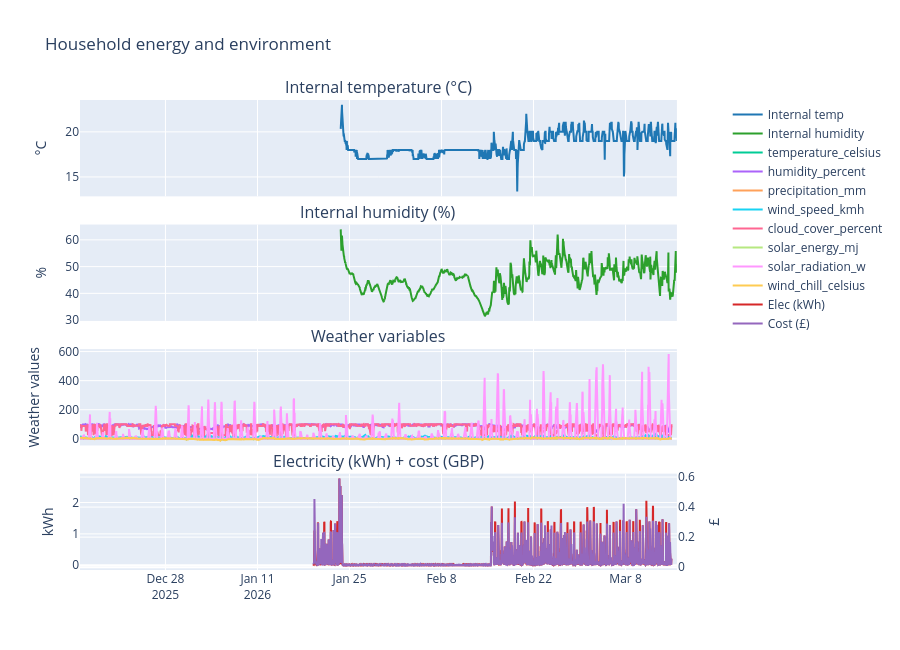

The cell this chart's notebook holds for it:
### Markdown cell above
### 3. Plot time series (internal temp, humidity, weather, electricity + cost)

Tariff used for cost line (local time-of-day):
- Standing charge: 61.95p/day
- Off-peak window (`TARIFF["offpeak_windows"]`): 02:00–05:00 @ 15.68p/kWh
- Peak window (`TARIFF["peak_windows"]`): 16:00–19:00 @ 38.98p/kWh
- Base: all other times @ 20.88p/kWh

### Code cell
# Plot half-hourly data (uses elec, hum, temp, weather from first data cell)
import plotly.graph_objects as go
from plotly.subplots import make_subplots
import pandas as pd
from functools import reduce

from insights.tariff import compute_elec_cost_gbp

indexes = [s.index for s in [elec, hum, temp] if not s.empty]
if not weather.empty:
    indexes.append(weather.index)
df = None
if indexes:
    idx = reduce(lambda a, b: a.union(b), indexes)
    idx = idx[idx.notna()].drop_duplicates().sort_values()
    df = pd.DataFrame(index=idx)
    if not elec.empty:
        df["elec_kwh"] = elec.reindex(idx)
        # Cost under your tariff (GBP)
        df["elec_cost_gbp"] = compute_elec_cost_gbp(
            elec,
            standing_charge_p_per_day=TARIFF["standing_charge_p_per_day"],
            base_rate_p_per_kwh=TARIFF["base_rate_p_per_kwh"],
            offpeak_rate_p_per_kwh=TARIFF["offpeak_rate_p_per_kwh"],
            peak_rate_p_per_kwh=TARIFF["peak_rate_p_per_kwh"],
            offpeak_windows=TARIFF["offpeak_windows"],
            peak_windows=TARIFF["peak_windows"],
        ).reindex(idx)
    if not temp.empty:
        df["internal_temperature_c"] = temp.reindex(idx)
    if not hum.empty:
        df["internal_humidity_pct"] = hum.reindex(idx)
    # Add all weather columns into df so we can plot them all.
    # Note: these columns have different units/scales, so we plot them on one row for quick comparison.
    if not weather.empty:
        weather_cols = [c for c in weather.columns if c not in ("timestamp", "ts")]
        for c in weather_cols:
            w = weather[c].copy()
            if not w.index.is_unique:
                w = w.loc[~w.index.duplicated(keep="first")]
            df[c] = w.reindex(idx)
    df = df.dropna(how="all").sort_index()

if df is None or df.empty:
    print("No data to plot. Ensure cleaned CSVs exist (notebook will auto-clean at the top).")
else:
    fig = make_subplots(
        rows=4,
        cols=1,
        shared_xaxes=True,
        subplot_titles=(
            "Internal temperature (°C)",
            "Internal humidity (%)",
            "Weather variables",
            "Electricity (kWh) + cost (GBP)",
        ),
        vertical_spacing=0.06,
        specs=[[{}], [{}], [{}], [{"secondary_y": True}]],
    )

    x = df.index

    # Internal temperature
    if "internal_temperature_c" in df.columns:
        fig.add_trace(
            go.Scatter(x=x, y=df["internal_temperature_c"], name="Internal temp", line=dict(color="#1f77b4")),
            row=1,
            col=1,
        )

    # Internal humidity
    if "internal_humidity_pct" in df.columns:
        fig.add_trace(
            go.Scatter(x=x, y=df["internal_humidity_pct"], name="Internal humidity", line=dict(color="#2ca02c")),
            row=2,
            col=1,
        )

    # Row 3: all weather variables
    weather_cols = [c for c in weather.columns if c not in ("timestamp", "ts")]
    for c in weather_cols:
        if c in df.columns:
            fig.add_trace(
                go.Scatter(x=x, y=df[c], name=c, mode="lines"),
                row=3,
                col=1,
            )

    # Electricity usage + cost
    if "elec_kwh" in df.columns:
        fig.add_trace(
            go.Scatter(x=x, y=df["elec_kwh"], name="Elec (kWh)", line=dict(color="#d62728")),
            row=4,
            col=1,
            secondary_y=False,
        )
    if "elec_cost_gbp" in df.columns:
        fig.add_trace(
            go.Scatter(x=x, y=df["elec_cost_gbp"], name="Cost (£)", line=dict(color="#9467bd")),
            row=4,
            col=1,
            secondary_y=True,
        )

    fig.update_layout(height=650, title_text="Household energy and environment", showlegend=True)
    fig.update_yaxes(title_text="°C", row=1, col=1)
    fig.update_yaxes(title_text="%", row=2, col=1)
    fig.update_yaxes(title_text="Weather values", row=3, col=1)
    fig.update_yaxes(title_text="kWh", row=4, col=1, secondary_y=False)
    fig.update_yaxes(title_text="£", row=4, col=1, secondary_y=True)
    fig.show()

### Figure 1 — Plotly figure (JSON) as saved in the notebook; plotly's stock layout.template omitted (floating-point values rounded to 4 significant figures; data arrays with more than 128 entries replaced by an {"elided": "..."} marker saying what was removed)
{"data": [{"line": {"color": "#1f77b4"}, "name": "Internal temp", "type": "scatter", "x": {"elided": "4360 str values"}, "xaxis": "x", "y": {"elided": "4360 float values"}, "yaxis": "y"}, {"line": {"color": "#2ca02c"}, "name": "Internal humidity", "type": "scatter", "x": {"elided": "4360 str values"}, "xaxis": "x2", "y": {"elided": "4360 float values"}, "yaxis": "y2"}, {"mode": "lines", "name": "temperature_celsius", "type": "scatter", "x": {"elided": "4360 str values"}, "xaxis": "x3", "y": {"elided": "4360 float values"}, "yaxis": "y3"}, {"mode": "lines", "name": "humidity_percent", "type": "scatter", "x": {"elided": "4360 str values"}, "xaxis": "x3", "y": {"elided": "4360 float values"}, "yaxis": "y3"}, {"mode": "lines", "name": "precipitation_mm", "type": "scatter", "x": {"elided": "4360 str values"}, "xaxis": "x3", "y": {"elided": "4360 float values"}, "yaxis": "y3"}, {"mode": "lines", "name": "wind_speed_kmh", "type": "scatter", "x": {"elided": "4360 str values"}, "xaxis": "x3", "y": {"elided": "4360 float values"}, "yaxis": "y3"}, {"mode": "lines", "name": "cloud_cover_percent", "type": "scatter", "x": {"elided": "4360 str values"}, "xaxis": "x3", "y": {"elided": "4360 float values"}, "yaxis": "y3"}, {"mode": "lines", "name": "solar_energy_mj", "type": "scatter", "x": {"elided": "4360 str values"}, "xaxis": "x3", "y": {"elided": "4360 float values"}, "yaxis": "y3"}, {"mode": "lines", "name": "solar_radiation_w", "type": "scatter", "x": {"elided": "4360 str values"}, "xaxis": "x3", "y": {"elided": "4360 float values"}, "yaxis": "y3"}, {"mode": "lines", "name": "wind_chill_celsius", "type": "scatter", "x": {"elided": "4360 str values"}, "xaxis": "x3", "y": {"elided": "4360 float values"}, "yaxis": "y3"}, {"line": {"color": "#d62728"}, "name": "Elec (kWh)", "type": "scatter", "x": {"elided": "4360 str values"}, "xaxis": "x4", "y": {"elided": "4360 float values"}, "yaxis": "y4"}, {"line": {"color": "#9467bd"}, "name": "Cost (£)", "type": "scatter", "x": {"elided": "4360 str values"}, "xaxis": "x4", "y": {"elided": "4360 float values"}, "yaxis": "y5"}], "layout": {"annotations": [{"font": {"size": 16}, "showarrow": false, "text": "Internal temperature (°C)", "x": 0.47, "xanchor": "center", "xref": "paper", "y": 1, "yanchor": "bottom", "yref": "paper"}, {"font": {"size": 16}, "showarrow": false, "text": "Internal humidity (%)", "x": 0.47, "xanchor": "center", "xref": "paper", "y": 0.735, "yanchor": "bottom", "yref": "paper"}, {"font": {"size": 16}, "showarrow": false, "text": "Weather variables", "x": 0.47, "xanchor": "center", "xref": "paper", "y": 0.47, "yanchor": "bottom", "yref": "paper"}, {"font": {"size": 16}, "showarrow": false, "text": "Electricity (kWh) + cost (GBP)", "x": 0.47, "xanchor": "center", "xref": "paper", "y": 0.205, "yanchor": "bottom", "yref": "paper"}], "height": 650, "showlegend": true, "title": {"text": "Household energy and environment"}, "xaxis": {"anchor": "y", "domain": [0, 0.94], "matches": "x4", "showticklabels": false}, "xaxis2": {"anchor": "y2", "domain": [0, 0.94], "matches": "x4", "showticklabels": false}, "xaxis3": {"anchor": "y3", "domain": [0, 0.94], "matches": "x4", "showticklabels": false}, "xaxis4": {"anchor": "y4", "domain": [0, 0.94]}, "yaxis": {"anchor": "x", "domain": [0.795, 1], "title": {"text": "°C"}}, "yaxis2": {"anchor": "x2", "domain": [0.53, 0.735], "title": {"text": "%"}}, "yaxis3": {"anchor": "x3", "domain": [0.265, 0.47], "title": {"text": "Weather values"}}, "yaxis4": {"anchor": "x4", "domain": [0, 0.205], "title": {"text": "kWh"}}, "yaxis5": {"anchor": "x4", "overlaying": "y4", "side": "right", "title": {"text": "£"}}}}
